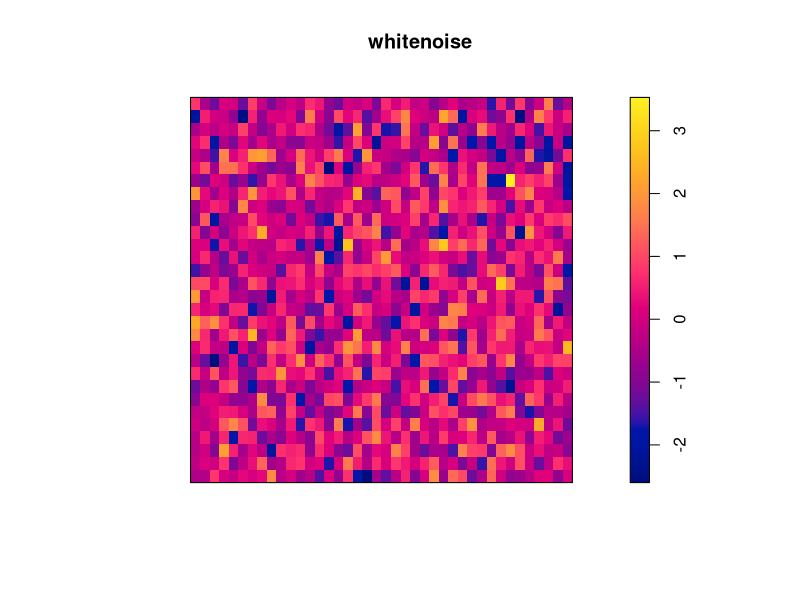
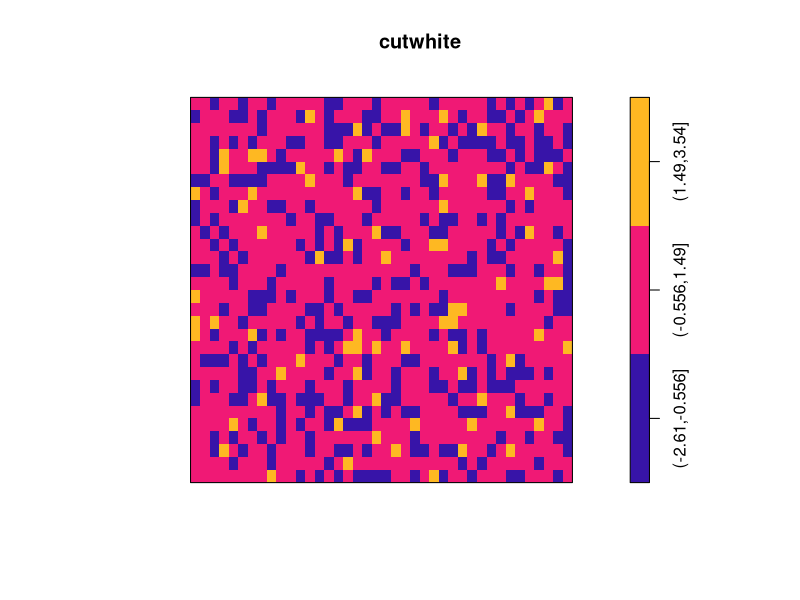
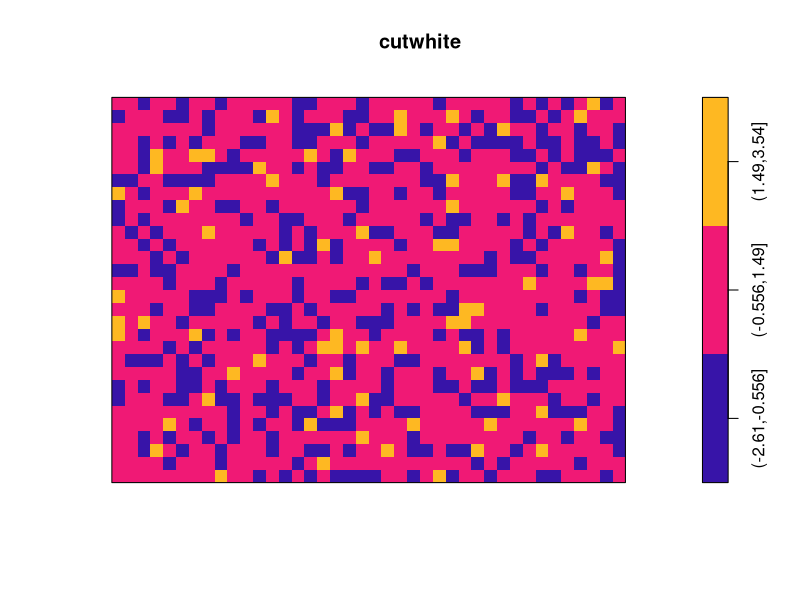

Write the R code that produced these figures, in order.
library(spatstat)


### Name: im
### Title: Create a Pixel Image Object
### Aliases: im
### Keywords: spatial manip datagen

### ** Examples

   vec <- rnorm(1200)
   mat <- matrix(vec, nrow=30, ncol=40)
   whitenoise <- im(mat)
   whitenoise <- im(mat, xrange=c(0,1), yrange=c(0,1))
   whitenoise <- im(mat, xcol=seq(0,1,length=40), yrow=seq(0,1,length=30))
   whitenoise <- im(vec, xcol=seq(0,1,length=40), yrow=seq(0,1,length=30))
   plot(whitenoise)

   # Factor-valued images:
   f <- factor(letters[1:12])
   dim(f) <- c(3,4)
   Z <- im(f)

   # Factor image from other image:
   cutwhite <- cut(whitenoise, 3)
   plot(cutwhite)

   # Factor image from raw data
   cutmat <- cut(mat, 3)
   dim(cutmat) <- c(30,40)
   cutwhite <- im(cutmat)
   plot(cutwhite)
